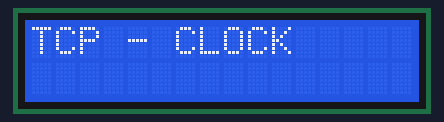
The sketch below on a simulated Arduino Uno, built with avr-gcc and run on an emulated ATmega328P. On the bench: 16×2 character LCD. The modem accepts every AT command (registered, SIM ready, sends succeed) and sends nothing else; what the sketch prints to the serial monitor is not drawn.

Above: at 0.1 s.
At 1.2 s:
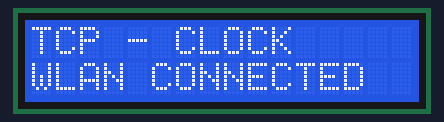
At 3.3 s:
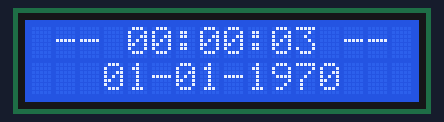
At 10.4 s:
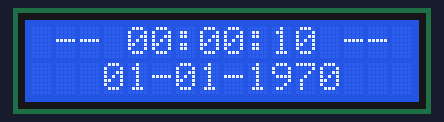
At 17.5 s:
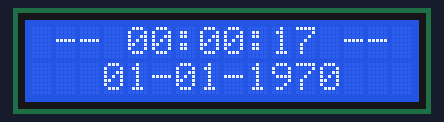
At 32.7 s:
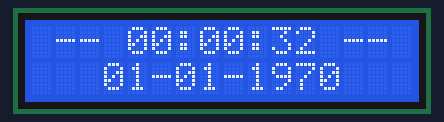

The sketch:

P11_TCPClock.ino
```cpp
/*
TCP Time Sync.

Time Source:
http://chronic.herokuapp.com/

Change SSID and PASSWORD.
*/

#define SSID "5673RM11"
#define PASSWORD "frankmarcel"

#define DEBUG true

#define LED_WLAN 13

#include <SoftwareSerial.h>
#include <Time.h>
#include <LiquidCrystal.h>

// RS, E, D4, D5, D6, D7
LiquidCrystal lcd(A0, A1, A2, A3, A4, A5);
SoftwareSerial esp8266(11, 12); // RX, TX

void setup() {
  Serial.begin(19200);
  esp8266.begin(19200);

  lcd.begin(16, 2);
  lcd.print("TCP - CLOCK");


  if (!espConfig()) serialDebug();
  else digitalWrite(LED_WLAN, HIGH);

  lcd.setCursor(0, 1);
  lcd.print("WLAN CONNECTED");

  getTime("chronic.herokuapp.com", "/utc/in+two+hour"); //Gets Time from Page and Sets it
}

void loop() {
  String shour, sminute, ssecond, sday, smonth;

  delay(1000);

  if (hour() <= 9) shour = "0" + String(hour()); else shour = String(hour()); // adjust for 0-9
  if (minute() <= 9) sminute = "0" + String(minute());  else sminute = String(minute());
  if (second() <= 9) ssecond = "0" + String(second());  else ssecond = String(second());

  if (day() <= 9) sday = "0" + String(day()); else sday = String(day()); // adjust for 0-9
  if (month() <= 9) smonth = "0" + String(month());  else smonth = String(month());

  String Time = " -- " + shour + ":" + sminute + ":" + ssecond + " --";
  String Date = "   " + sday + "-" + smonth + "-" + String(year()) + "   ";

  debug(Date);
  debug(Time);

  lcd.clear();
  lcd.print(Time);

  lcd.setCursor(0, 1);
  lcd.print(Date);
}


String getTCP(String Host, String Subpage)
{
  boolean success = true;

  success &= sendCom("AT+CIPSTART=\"TCP\",\"" + Host + "\",80", "OK");
  String getRequest = "GET " + Subpage + " HTTP/1.1\r\nHost:" + Host + "\r\n\r\n";
  success &= sendCom("AT+CIPSEND=" + String(getRequest.length() + 2), ">");

  return sendCom(getRequest);
}

boolean getTime(String Host, String Subpage)
{
  boolean success = true;
  int xyear, xmonth, xday, xhour, xminute, xsecond;  //lokal variables

  success &= sendCom("AT+CIPSTART=\"TCP\",\"" + Host + "\",80", "OK");
  String getRequest = "GET " + Subpage + " HTTP/1.1\r\nHost:" + Host + "\r\n";
  success &= sendCom("AT+CIPSEND=" + String(getRequest.length() + 2), ">");

  esp8266.println(getRequest);

  if (esp8266.find("+IPD"))
  {
    if (esp8266.find("\r\n\r\n"))
    {
      xyear = esp8266.parseInt();
      xmonth = esp8266.parseInt();
      xday = esp8266.parseInt();
      xhour = esp8266.parseInt();
      xminute = esp8266.parseInt();
      xsecond = esp8266.parseInt();

      if (xday < 0) xday *= -1;          //Because of date seperator - parseInt detects negativ integer
      if (xmonth < 0) xmonth *= -1;    //Because of date seperator - parseInt detects negativ integer


      setTime(xhour, xminute, xsecond, xday, xmonth, xyear);
      sendCom("AT+CIPCLOSE", "OK");
      return true;
    }
    else return false;
  }
  else return false;
}

//-----------------------------------------Config ESP8266------------------------------------

boolean espConfig()
{
  boolean success = true;
  esp8266.setTimeout(5000);
  success &= sendCom("AT+RST", "ready");
  esp8266.setTimeout(1000);
  if (configStation(SSID, PASSWORD)) {
    success &= true;
    debug("WLAN Connected");
    debug("My IP is:");
    debug(sendCom("AT+CIFSR"));
  }
  else
  {
    success &= false;
  }
  //shorter Timeout for faster wrong UPD-Comands handling
  success &= sendCom("AT+CIPMODE=0", "OK");  //So rum scheit wichtig!
  success &= sendCom("AT+CIPMUX=0", "OK");

  return success;
}

boolean configTCPServer()
{
  boolean success = true;

  success &= (sendCom("AT+CIPMUX=1", "OK"));
  success &= (sendCom("AT+CIPSERVER=1,80", "OK"));

  return success;

}

boolean configTCPClient()
{
  boolean success = true;

  success &= (sendCom("AT+CIPMUX=0", "OK"));
  //success &= (sendCom("AT+CIPSERVER=1,80", "OK"));

  return success;

}


boolean configStation(String vSSID, String vPASSWORT)
{
  boolean success = true;
  success &= (sendCom("AT+CWMODE=1", "OK"));
  esp8266.setTimeout(20000);
  success &= (sendCom("AT+CWJAP=\"" + String(vSSID) + "\",\"" + String(vPASSWORT) + "\"", "OK"));
  esp8266.setTimeout(1000);
  return success;
}

boolean configAP()
{
  boolean success = true;

  success &= (sendCom("AT+CWMODE=2", "OK"));
  success &= (sendCom("AT+CWSAP=\"NanoESP\",\"\",5,0", "OK"));

  return success;
}

boolean configUDP()
{
  boolean success = true;

  success &= (sendCom("AT+CIPMODE=0", "OK"));
  success &= (sendCom("AT+CIPMUX=0", "OK"));
  success &= sendCom("AT+CIPSTART=\"UDP\",\"192.168.255.255\",90,91,2", "OK"); //Importand Boradcast...Reconnect IP
  return success;
}

//-----------------------------------------------Controll ESP-----------------------------------------------------

boolean sendUDP(String Msg)
{
  boolean success = true;

  success &= sendCom("AT+CIPSEND=" + String(Msg.length() + 2), ">");    //+",\"192.168.4.2\",90", ">");
  if (success)
  {
    success &= sendCom(Msg, "OK");
  }
  return success;
}


boolean sendCom(String command, char respond[])
{
  esp8266.println(command);
  if (esp8266.findUntil(respond, "ERROR"))
  {
    return true;
  }
  else
  {
    debug("ESP SEND ERROR: " + command);
    return false;
  }
}

String sendCom(String command)
{
  esp8266.println(command);
  return esp8266.readString();
}


//-------------------------------------------------Debug Functions------------------------------------------------------
void serialDebug() {
  while (true)
  {
    if (esp8266.available())
      Serial.write(esp8266.read());
    if (Serial.available())
      esp8266.write(Serial.read());
  }
}

void debug(String Msg)
{
  if (DEBUG)
  {
    Serial.println(Msg);
  }
}
```

Measured:
- what the display in image 1 shows lasts 2.1 s, from 1.1 s to 3.2 s
- what the display in image 2 shows lasts 1.0 s, from 3.2 s to 4.2 s
